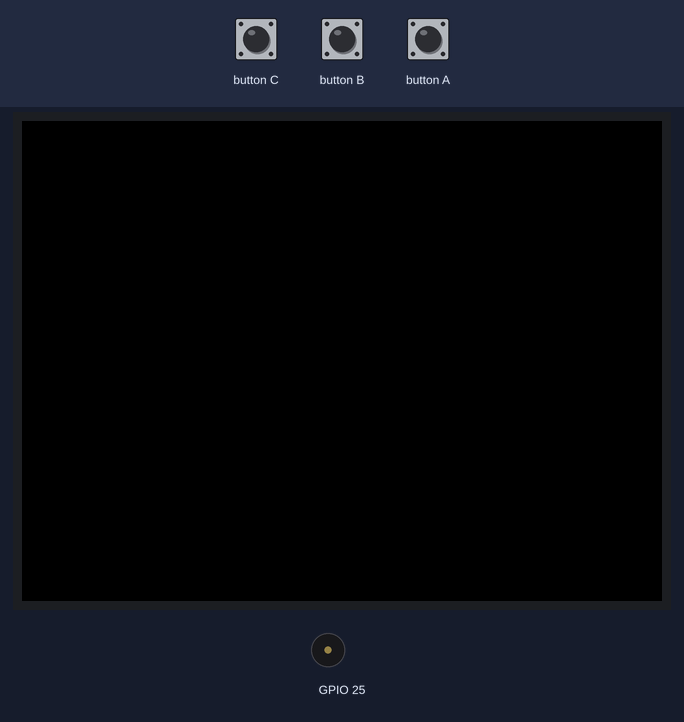
A sketch run on a simulated ESP32. Parts: 320×240 colour display, buzzer (waves = sounding).

Above: at 1.52 s.
At 5.37 s:
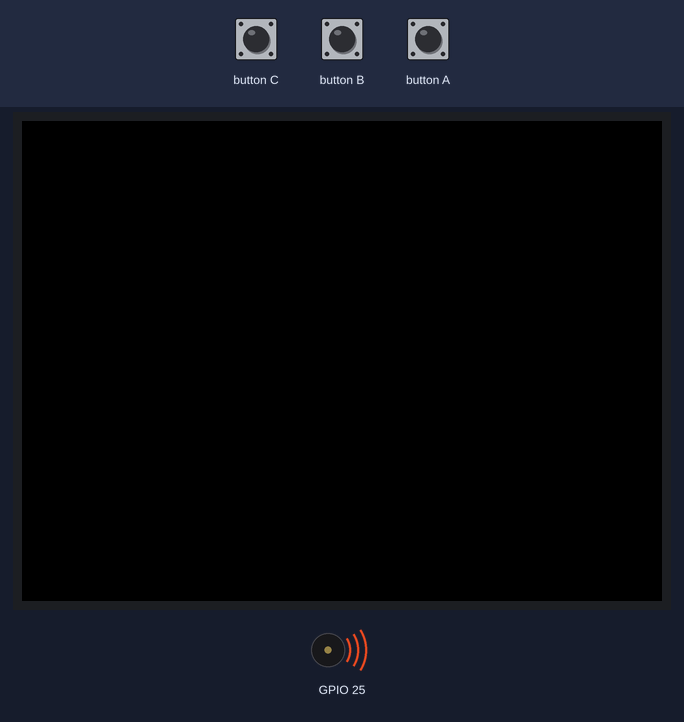
Timing chart, 0 to 5.7 s (numbered marks = the images above):
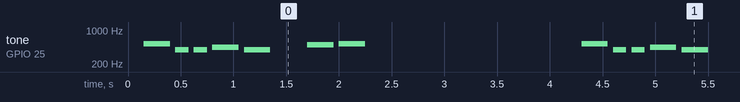

Measured:
- by itself, tone on GPIO 25: repeats every 4.2 s: 2 × (silent 0.05 s, 392 Hz 0.13 s), silent 0.05 s, 440 Hz 0.25 s, silent 0.05 s, 392 Hz 0.25 s, silent 0.35 s, 494 Hz 0.25 s, silent 0.05 s, 524 Hz 0.25 s, silent 2.1 s, 524 Hz 0.25 s

The sketch:

sketch_sep02a.ino
```cpp
#include <M5Stack.h>
const int nC4 = 262; //C
const int nD4 = 294;
const int nE4 = 330;
const int nF4 = 349;
const int nG4 = 392;
const int nA4 = 440;
const int nB4 = 494;
const int nC5 = 524; // nC5 = 2(nC4)

const int note[] = {nC5,nG4,nG4,nA4,nG4,0,nB4,nC5};

const int duration[] = {4,8,8,4,4,4,4,4}; //More num -> more speed
void setup() {
  // put your setup code here, to run once:
  M5.begin();

}

void loop() {
  // put your main code here, to run repeatedly:
  for(int i=0;i<8;i++)
  {
    int wait = 1000/duration[i];
    M5.Speaker.tone(note[i]);
    delay(wait);
    M5.Speaker.mute();
    delay(50);
  }
  M5.Speaker.mute();
  delay(2000);
  M5.update();
}
```
